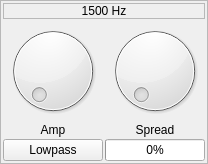
                     <widget class="QFrame" name="frame_33">
                      <property name="frameShape">
                       <enum>QFrame::StyledPanel</enum>
                      </property>
                      <layout class="QGridLayout" name="gridLayout_110">
                       <property name="leftMargin">
                        <number>2</number>
                       </property>
                       <property name="topMargin">
                        <number>2</number>
                       </property>
                       <property name="rightMargin">
                        <number>2</number>
                       </property>
                       <property name="bottomMargin">
                        <number>2</number>
                       </property>
                       <property name="spacing">
                        <number>2</number>
                       </property>
                       <item row="1" column="0">
                        <layout class="QVBoxLayout" name="verticalLayout_72">
                         <item>
                          <widget class="QDial" name="amp_dial_17">
                           <property name="minimum">
                            <number>0</number>
                           </property>
                           <property name="maximum">
                            <number>200</number>
                           </property>
                          </widget>
                         </item>
                         <item>
                          <widget class="QLabel" name="label_153">
                           <property name="text">
                            <string>Amp</string>
                           </property>
                           <property name="alignment">
                            <set>Qt::AlignCenter</set>
                           </property>
                          </widget>
                         </item>
                        </layout>
                       </item>
                       <item row="1" column="1">
                        <layout class="QVBoxLayout" name="verticalLayout_73">
                         <item>
                          <widget class="QDial" name="spread_dial_17">
                           <property name="minimum">
                            <number>1</number>
                           </property>
                           <property name="maximum">
                            <number>500</number>
                           </property>
                          </widget>
                         </item>
                         <item>
                          <widget class="QLabel" name="label_154">
                           <property name="text">
                            <string>Spread</string>
                           </property>
                           <property name="alignment">
                            <set>Qt::AlignCenter</set>
                           </property>
                          </widget>
                         </item>
                        </layout>
                       </item>
                       <item row="2" column="0">
                        <widget class="QPushButton" name="filter_type_btm_17">
                         <property name="text">
                          <string>Lowpass</string>
                         </property>
                        </widget>
                       </item>
                       <item row="2" column="1">
                        <widget class="QProgressBar" name="spread_bar_17">
                         <property name="minimum">
                          <number>1</number>
                         </property>
                         <property name="maximum">
                          <number>500</number>
                         </property>
                         <property name="value">
                          <number>1</number>
                         </property>
                         <property name="alignment">
                          <set>Qt::AlignCenter</set>
                         </property>
                        </widget>
                       </item>
                       <item row="0" column="0" colspan="2">
                        <widget class="QLabel" name="label_155">
                         <property name="frameShape">
                          <enum>QFrame::StyledPanel</enum>
                         </property>
                         <property name="text">
                          <string>1500 Hz</string>
                         </property>
                         <property name="alignment">
                          <set>Qt::AlignCenter</set>
                         </property>
                        </widget>
                       </item>
                      </layout>
                     </widget>
